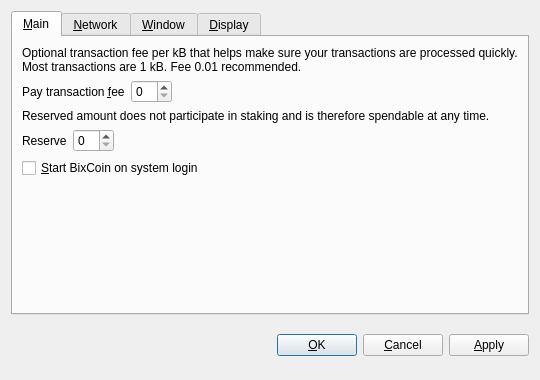
<?xml version="1.0" encoding="UTF-8"?>
<ui version="4.0">
 <class>OptionsDialog</class>
 <widget class="QDialog" name="OptionsDialog">
  <property name="geometry">
   <rect>
    <x>0</x>
    <y>0</y>
    <width>540</width>
    <height>380</height>
   </rect>
  </property>
  <property name="windowTitle">
   <string>Options</string>
  </property>
  <property name="modal">
   <bool>true</bool>
  </property>
  <layout class="QVBoxLayout" name="verticalLayout">
   <item>
    <widget class="QTabWidget" name="tabWidget">
     <property name="tabPosition">
      <enum>QTabWidget::North</enum>
     </property>
     <property name="currentIndex">
      <number>0</number>
     </property>
     <widget class="QWidget" name="tabMain">
      <attribute name="title">
       <string>&amp;Main</string>
      </attribute>
      <layout class="QVBoxLayout" name="verticalLayout_Main">
       <item>
        <widget class="QLabel" name="transactionFeeInfoLabel">
         <property name="text">
          <string>Optional transaction fee per kB that helps make sure your transactions are processed quickly. Most transactions are 1 kB. Fee 0.01 recommended.</string>
         </property>
         <property name="textFormat">
          <enum>Qt::PlainText</enum>
         </property>
         <property name="wordWrap">
          <bool>true</bool>
         </property>
        </widget>
       </item>
       <item>
        <layout class="QHBoxLayout" name="horizontalLayoutFee">
         <item>
          <widget class="QLabel" name="transactionFeeLabel">
           <property name="text">
            <string>Pay transaction &amp;fee</string>
           </property>
           <property name="textFormat">
            <enum>Qt::PlainText</enum>
           </property>
           <property name="buddy">
            <cstring>transactionFee</cstring>
           </property>
          </widget>
         </item>
         <item>
          <widget class="BitcoinAmountField" name="transactionFee"/>
         </item>
         <item>
          <spacer name="horizontalSpacerFee">
           <property name="orientation">
            <enum>Qt::Horizontal</enum>
           </property>
           <property name="sizeHint" stdset="0">
            <size>
             <width>40</width>
             <height>20</height>
            </size>
           </property>
          </spacer>
         </item>
        </layout>
       </item>
       <item>
        <widget class="QLabel" name="reserveBalanceInfoLabel">
         <property name="text">
          <string>Reserved amount does not participate in staking and is therefore spendable at any time.</string>
         </property>
         <property name="textFormat">
          <enum>Qt::PlainText</enum>
         </property>
         <property name="wordWrap">
          <bool>true</bool>
         </property>
        </widget>
       </item>
       <item>
        <layout class="QHBoxLayout" name="horizontalLayoutReserveBalance">
         <item>
          <widget class="QLabel" name="reserveBalanceLabel">
           <property name="text">
            <string>Reserve</string>
           </property>
           <property name="textFormat">
            <enum>Qt::PlainText</enum>
           </property>
           <property name="buddy">
            <cstring>reserveBalance</cstring>
           </property>
          </widget>
         </item>
         <item>
          <widget class="BitcoinAmountField" name="reserveBalance"/>
         </item>
         <item>
          <spacer name="horizontalSpacerReserveBalance">
           <property name="orientation">
            <enum>Qt::Horizontal</enum>
           </property>
           <property name="sizeHint" stdset="0">
            <size>
             <width>40</width>
             <height>20</height>
            </size>
           </property>
          </spacer>
         </item>
        </layout>
       </item>
       <item>
        <widget class="QCheckBox" name="bitcoinAtStartup">
         <property name="toolTip">
          <string>Automatically start BixCoin after logging in to the system.</string>
         </property>
         <property name="text">
          <string>&amp;Start BixCoin on system login</string>
         </property>
        </widget>
       </item>
       <item>
        <spacer name="verticalSpacer_Main">
         <property name="orientation">
          <enum>Qt::Vertical</enum>
         </property>
         <property name="sizeHint" stdset="0">
          <size>
           <width>20</width>
           <height>40</height>
          </size>
         </property>
        </spacer>
       </item>
      </layout>
     </widget>
     <widget class="QWidget" name="tabNetwork">
      <attribute name="title">
       <string>&amp;Network</string>
      </attribute>
      <layout class="QVBoxLayout" name="verticalLayout_Network">
       <item>
        <widget class="QCheckBox" name="mapPortUpnp">
         <property name="toolTip">
          <string>Automatically open the BixCoin client port on the router. This only works when your router supports UPnP and it is enabled.</string>
         </property>
         <property name="text">
          <string>Map port using &amp;UPnP</string>
         </property>
        </widget>
       </item>
       <item>
        <widget class="QCheckBox" name="connectSocks">
         <property name="toolTip">
          <string>Connect to the BixCoin network through a SOCKS5 proxy (e.g. when connecting through Tor).</string>
         </property>
         <property name="text">
          <string>&amp;Connect through SOCKS5 proxy:</string>
         </property>
        </widget>
       </item>
       <item>
        <layout class="QHBoxLayout" name="horizontalLayout_Network">
         <item>
          <widget class="QLabel" name="proxyIpLabel">
           <property name="text">
            <string>Proxy &amp;IP:</string>
           </property>
           <property name="textFormat">
            <enum>Qt::PlainText</enum>
           </property>
           <property name="buddy">
            <cstring>proxyIp</cstring>
           </property>
          </widget>
         </item>
         <item>
          <widget class="QValidatedLineEdit" name="proxyIp">
           <property name="maximumSize">
            <size>
             <width>140</width>
             <height>16777215</height>
            </size>
           </property>
           <property name="toolTip">
            <string>IP address of the proxy (e.g. 127.0.0.1)</string>
           </property>
          </widget>
         </item>
         <item>
          <widget class="QLabel" name="proxyPortLabel">
           <property name="text">
            <string>&amp;Port:</string>
           </property>
           <property name="textFormat">
            <enum>Qt::PlainText</enum>
           </property>
           <property name="buddy">
            <cstring>proxyPort</cstring>
           </property>
          </widget>
         </item>
         <item>
          <widget class="QLineEdit" name="proxyPort">
           <property name="maximumSize">
            <size>
             <width>55</width>
             <height>16777215</height>
            </size>
           </property>
           <property name="toolTip">
            <string>Port of the proxy (e.g. 9050)</string>
           </property>
          </widget>
         </item>
         <item>
          <spacer name="horizontalSpacer_Network">
           <property name="orientation">
            <enum>Qt::Horizontal</enum>
           </property>
           <property name="sizeHint" stdset="0">
            <size>
             <width>40</width>
             <height>20</height>
            </size>
           </property>
          </spacer>
         </item>
        </layout>
       </item>
       <item>
        <spacer name="verticalSpacer_Network">
         <property name="orientation">
          <enum>Qt::Vertical</enum>
         </property>
         <property name="sizeHint" stdset="0">
          <size>
           <width>20</width>
           <height>40</height>
          </size>
         </property>
        </spacer>
       </item>
      </layout>
     </widget>
     <widget class="QWidget" name="tabWindow">
      <attribute name="title">
       <string>&amp;Window</string>
      </attribute>
      <layout class="QVBoxLayout" name="verticalLayout_Window">
       <item>
        <widget class="QCheckBox" name="minimizeToTray">
         <property name="toolTip">
          <string>Show only a tray icon after minimizing the window.</string>
         </property>
         <property name="text">
          <string>&amp;Minimize to the tray instead of the taskbar</string>
         </property>
        </widget>
       </item>
       <item>
        <widget class="QCheckBox" name="minimizeOnClose">
         <property name="toolTip">
          <string>Minimize instead of exit the application when the window is closed. When this option is enabled, the application will be closed only after selecting Quit in the menu.</string>
         </property>
         <property name="text">
          <string>M&amp;inimize on close</string>
         </property>
        </widget>
       </item>
       <item>
        <spacer name="verticalSpacer_Window">
         <property name="orientation">
          <enum>Qt::Vertical</enum>
         </property>
         <property name="sizeHint" stdset="0">
          <size>
           <width>20</width>
           <height>40</height>
          </size>
         </property>
        </spacer>
       </item>
      </layout>
     </widget>
     <widget class="QWidget" name="tabDisplay">
      <attribute name="title">
       <string>&amp;Display</string>
      </attribute>
      <layout class="QVBoxLayout" name="verticalLayout_Display">
       <item>
        <layout class="QHBoxLayout" name="horizontalLayout_1_Display">
         <item>
          <widget class="QLabel" name="langLabel">
           <property name="text">
            <string>User Interface &amp;language:</string>
           </property>
           <property name="textFormat">
            <enum>Qt::PlainText</enum>
           </property>
           <property name="buddy">
            <cstring>lang</cstring>
           </property>
          </widget>
         </item>
         <item>
          <widget class="QValueComboBox" name="lang">
           <property name="toolTip">
            <string>The user interface language can be set here. This setting will take effect after restarting BixCoin.</string>
           </property>
          </widget>
         </item>
        </layout>
       </item>
       <item>
        <layout class="QHBoxLayout" name="horizontalLayout_2_Display">
         <item>
          <widget class="QLabel" name="unitLabel">
           <property name="text">
            <string>&amp;Unit to show amounts in:</string>
           </property>
           <property name="textFormat">
            <enum>Qt::PlainText</enum>
           </property>
           <property name="buddy">
            <cstring>unit</cstring>
           </property>
          </widget>
         </item>
         <item>
          <widget class="QValueComboBox" name="unit">
           <property name="toolTip">
            <string>Choose the default subdivision unit to show in the interface and when sending coins.</string>
           </property>
          </widget>
         </item>
        </layout>
       </item>
       <item>
        <widget class="QCheckBox" name="coinControlFeatures">
         <property name="toolTip">
          <string>Whether to show coin control features or not.</string>
         </property>
         <property name="text">
          <string>Display coin &amp;control features (experts only!)</string>
         </property>
        </widget>
       </item>
       <item>
        <widget class="QCheckBox" name="minimizeCoinAge">
         <property name="toolTip">
          <string>Whether to select the coin outputs randomly or with minimal coin age.</string>
         </property>
         <property name="text">
          <string>Minimize weight consumption (experimental)</string>
         </property>
        </widget>
       </item>
       <item>
        <widget class="QCheckBox" name="useBlackTheme">
         <property name="text">
          <string>Use black visual theme (requires restart)</string>
         </property>
        </widget>
       </item>
       <item>
        <spacer name="verticalSpacer_Display">
         <property name="orientation">
          <enum>Qt::Vertical</enum>
         </property>
         <property name="sizeHint" stdset="0">
          <size>
           <width>20</width>
           <height>40</height>
          </size>
         </property>
        </spacer>
       </item>
      </layout>
     </widget>
    </widget>
   </item>
   <item>
    <layout class="QHBoxLayout" name="horizontalLayout_Buttons">
     <item>
      <spacer name="horizontalSpacer_1">
       <property name="orientation">
        <enum>Qt::Horizontal</enum>
       </property>
       <property name="sizeHint" stdset="0">
        <size>
         <width>40</width>
         <height>48</height>
        </size>
       </property>
      </spacer>
     </item>
     <item>
      <widget class="QLabel" name="statusLabel">
       <property name="font">
        <font>
         <weight>75</weight>
         <bold>true</bold>
        </font>
       </property>
       <property name="text">
        <string/>
       </property>
       <property name="textFormat">
        <enum>Qt::PlainText</enum>
       </property>
       <property name="wordWrap">
        <bool>true</bool>
       </property>
      </widget>
     </item>
     <item>
      <spacer name="horizontalSpacer_2">
       <property name="orientation">
        <enum>Qt::Horizontal</enum>
       </property>
       <property name="sizeHint" stdset="0">
        <size>
         <width>40</width>
         <height>48</height>
        </size>
       </property>
      </spacer>
     </item>
     <item>
      <widget class="QPushButton" name="okButton">
       <property name="text">
        <string>&amp;OK</string>
       </property>
      </widget>
     </item>
     <item>
      <widget class="QPushButton" name="cancelButton">
       <property name="text">
        <string>&amp;Cancel</string>
       </property>
       <property name="autoDefault">
        <bool>false</bool>
       </property>
      </widget>
     </item>
     <item>
      <widget class="QPushButton" name="applyButton">
       <property name="text">
        <string>&amp;Apply</string>
       </property>
       <property name="autoDefault">
        <bool>false</bool>
       </property>
      </widget>
     </item>
    </layout>
   </item>
  </layout>
 </widget>
 <customwidgets>
  <customwidget>
   <class>BitcoinAmountField</class>
   <extends>QSpinBox</extends>
   <header>bitcoinamountfield.h</header>
  </customwidget>
  <customwidget>
   <class>QValueComboBox</class>
   <extends>QComboBox</extends>
   <header>qvaluecombobox.h</header>
  </customwidget>
  <customwidget>
   <class>QValidatedLineEdit</class>
   <extends>QLineEdit</extends>
   <header>qvalidatedlineedit.h</header>
  </customwidget>
 </customwidgets>
 <resources/>
 <connections/>
</ui>
